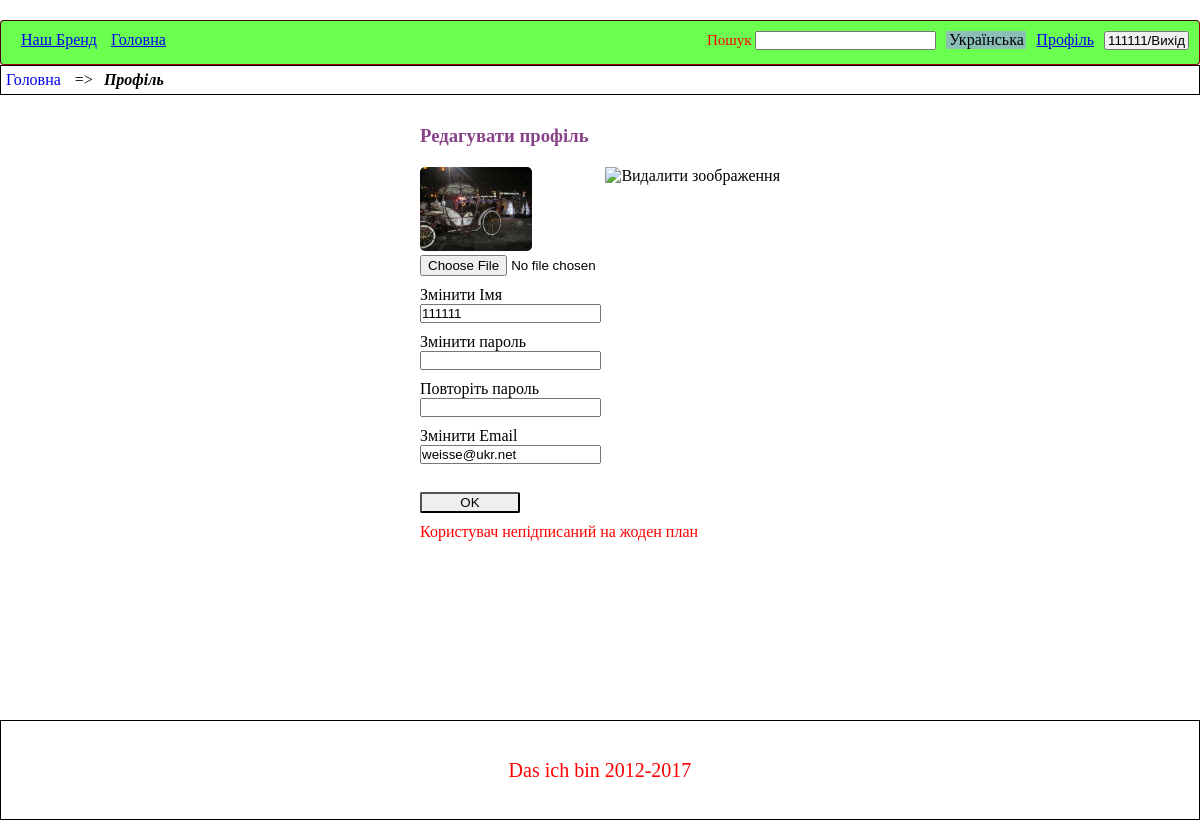
The page /subscription/profile (signed in) on the database its author committed.
### tables this page shows
CREATE TABLE `users` (
  `id` int(10) UNSIGNED NOT NULL,
  `avatar` varchar(255) DEFAULT NULL,
  `login` varchar(255) NOT NULL,
  `password` varchar(255) NOT NULL,
  `email` varchar(255) NOT NULL,
  `start_date` date DEFAULT NULL,
  `subscription_term` enum('NULL','monthly','quarterly','yearly') DEFAULT NULL,
  `token` varchar(255) NOT NULL
);

### resources/templates/default/index.php (called while the page is built, shortened)
<?php
    require_once "header.php";
    $view=$router->getView($view);
    include_once ($view);
    require_once "footer.php";

### public/index.php (called while the page is built, shortened)
<?php
    $router = new Application();
    $controller=$router->getController();
    extract($router->runController($controller), EXTR_OVERWRITE);
    require_once PATH_SITE."/resources/". $router->putTemplate()."/index.php";

### resources/languages/uk.php (called while the page is built, shortened)
<?php
$mainPageL = "Головна";
$repeatPasswordL = "Повторіть пароль";
$profileL = "Профіль";
$changeNameL= "Змінити Імя";
$changePasswordL = "Змінити пароль";
$changeEmailL = "Змінити Email";
$unsubscriped = "Користувач непідписаний на жоден план";
$editProfileL = "Редагувати профіль";
$deletePreviewL = "Видалити зоображення";

### app/core/database.php (called while the page is built, shortened)
<?php
class DataBase {
    public function __construct(){
     try{
           $this->conn = new \PDO('mysql:dbname='.NAME_BD.';host='.HOST.'', USER, PASSWORD, array(\PDO::MYSQL_ATTR_INIT_COMMAND => 'SET NAMES\'UTF8\''));
        }catch(\PDOException $e) {die("Ошибка соединения с базой или хостом:".$e->getMessage());}
    }
}
?>

### app/protected/models/subscription.php (called while the page is built, shortened)
<?php
class Subscription extends DataBase
{
    private function ifUserSubscriped($user)
    {
        if(!$user->start_date OR !$user->subscription_term)  return false;
        $date = new Carbon($user->start_date);
        $subscription = new \stdClass();
        $subscription->finalDate = isset($argument) ? $date->$method($argument) : $date->$method();
        $subscription->activeStatus = (Carbon::now() < $date)? true: false;
       return $subscription;
    }
    public function getUserInfo()
    {
        $sql = "SELECT `id`, `avatar`, `login`, `email`, `start_date`, `subscription_term` FROM `users` WHERE `login`=? ";
        $stmt = $this->conn->prepare($sql);
        $stmt->bindValue(1, $_SESSION['user']['login'], \PDO::PARAM_STR);
        $stmt->execute();
        $res = $stmt->fetch();
        $subscription = $this->ifUserSubscriped($res);
        $res->finalDate = @$subscription->finalDate;
        $res->activeStatus = @$subscription->activeStatus;
        return $res;
    }
}

### app/protected/controllers/common/subsription.php (called while the page is built, shortened)
<?php
class Subscription extends BaseController
{
    public function profile($errors = null )
    {
        $profileData = (new SubscriptionModel())->getUserInfo();
        return ['view'=>'/views/common/subscription/profile.php', 'profileData' => @$profileData, 'errors' =>$errors];
    }
}

### app/core/application.php (called while the page is built, shortened)
<?php
class Application extends MainDispatcher {
    public function runController($controller){
        $action = $controller[1];
        $contr = new $nameContr($controller);
        $data=call_user_func(array($contr, $action));
        return $data;
    }
}

### config/helpers.php (called while the page is built, shortened)
<?php
   function displayPreviewImage($givenImage, $imageCustomType, $path)
   {
        return $path.$givenImage;
   }

### resources/views/common/subscription/profile.php (the view, shortened to what this page needs)
<section class="breadcrumbs">
    <a href="/" class="breadcrumb__item"><?=  $mainPageL ?></a>  =>
    <span class="breadcrumb__item--current"><?=  $profileL ?></span>
</section>
<section class="profile-block">
    <h1 class="profile-header__h1"><?= $editProfileL ?></h1>
    <?php
        $givenImage = $profileData->avatar;
        $imageCustomType = 'avatar';
        $path = '/uploads/avatars/';
        include   PATH_SITE.'/resources/views/partials/addImage.php';
        ?>
    <form action="/subscription/update" method="post" >
        <div class="subscribtion-form__field-block">
            <label>
                <?= $changeNameL ?> <br>
                <input type="text" name="login" value = "<?=  @$_POST['login']?? @$profileData->login ?>" >
            </label>
        </div>
        <div class="subscribtion-form__field-block">
            <label>
                <?= $changePasswordL ?> <br>
                <input type="password" name="password"  value = "<?=  @$_POST['password'] ?>" >
            </label>
        </div>
        <div class="subscribtion-form__field-block">
            <label>
                <?= $repeatPasswordL ?> <br>
                <input type="password" name="password2" value = "<?= @$_POST['password2'] ?>" >
            </label>
        </div>
        <div class="subscribtion-form__field-block">
            <label>
                <?= $changeEmailL ?> <br>
                <input type="text" name="email" value = "<?=  @$_POST['email']?? @$profileData->email ?>" >
            </label>
        </div>
        <br>
        <p>
            <button class="subscribtion-form__button">OK</button>
        </p>
    </form>
    <div class="subscribtion-form__field-block--notice">
        <?= $profileData->activeStatus == 1 ? $subscripedTillL.' '.$profileData->finalDate->toDateString() : $unsubscriped; ?>
    </div>
</section>

### resources/views/common/partials/addImage.php (shortened to what this page needs)
<div class="image-download__block">
    <img src="<?=  displayPreviewImage($givenImage, $imageCustomType, $path) ?>" alt="" id="downloadImagePreview" class="image-download__preview">
<?php if($givenImage): ?>
    <img src="/img/small-close.png" alt="<?= $deletePreviewL ?>"  title ="<?= $deletePreviewL ?>" id="deleteImagePreview" class="image-download__delete-sign">
<?php endif; ?>
    <form enctype="multipart/form-data">
        <input type="file" name="file" id="file" class="">
    </form>
</div>

### public/assets/css/default.css (style rules this page uses)
* { box-sizing: border-box; margin: 0; padding: 0; }
html, body { height: 100%; }
.breadcrumbs { width: 100%; height:auto; border: 1px solid #000000; margin-bottom: 5px; padding: 5px; }
.breadcrumb__item--current { font-style: italic; font-weight: bold; margin-left: 7px; text-transform: capitalize; }
.breadcrumb__item { margin-right:10px; text-transform: capitalize; text-decoration:none; }
.subscribtion-form__button { padding: 1px; width: 100px; border-radius: 2px; cursor:pointer; }
.subscribtion-form__field-block { margin:10px 0; }
.subscribtion-form__field-block--notice { margin-top:10px; color:red; }
.image-download__preview { max-height:112px; max-width:112px; border-radius:5px; }
.image-download__block { margin-bottom:10px; position:relative; }
.profile-block { width: 360px; margin: 30px auto; }
.profile-header__h1 { color: #884388; margin-bottom:20px; }
.image-download__delete-sign { position:absolute; top:0; right:0; cursor:pointer; }

### rows shown on the page
users: avatar (picture), login "111111", email "weisse@ukr.net"

### other values the page prints
$ourBrandL "Наш Бренд"
$mainPageL "Головна"
$_SESSION['user']['login'] "111111"
$exitL "Вихід"
$profileL "Профіль"
$searchL "Пошук"
$editProfileL "Редагувати профіль"
$changeNameL "Змінити Імя"
$changePasswordL "Змінити пароль"
$repeatPasswordL "Повторіть пароль"
$changeEmailL "Змінити Email"
$unsubscriped "Користувач непідписаний на жоден план"
$footerDisclaimerL "Das ich bin 2012-2017"
